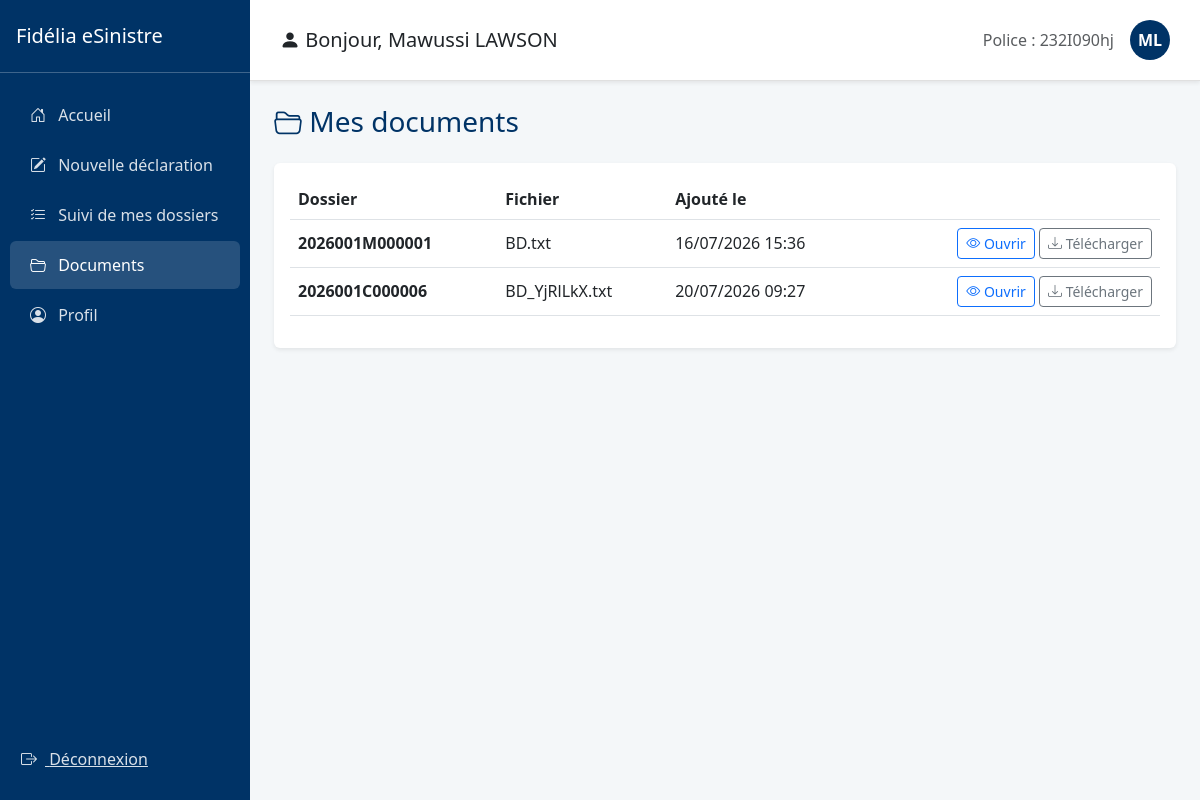
Before: /sinistres/documents/ (signed in) with the older database file.
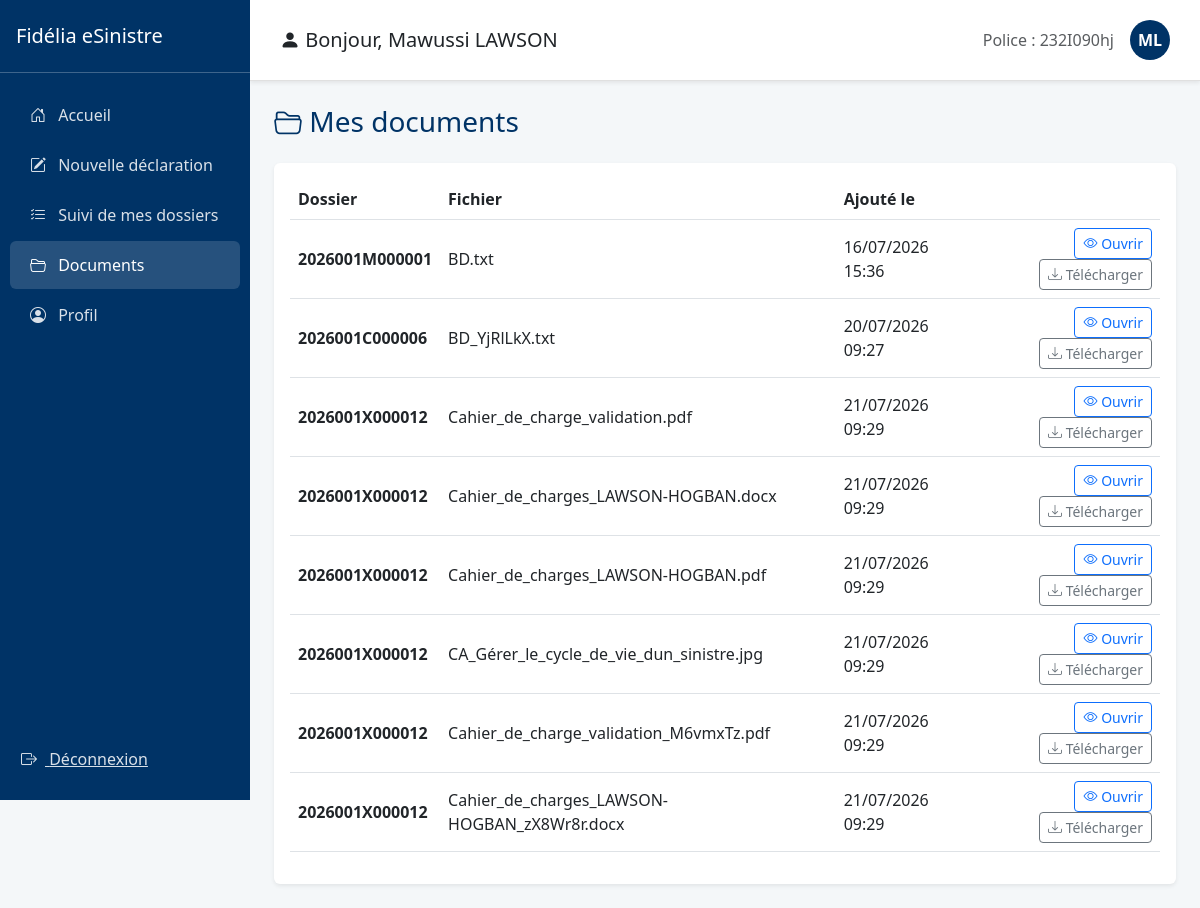
After: the same page with the newer database file.
### gestion_sinistres/models.py (models this page shows, shortened)
class Assure(models.Model):
    user = models.OneToOneField(User, on_delete=models.CASCADE, related_name='assure')
    numero_police = models.CharField(max_length=50, unique=True)
    agence = models.ForeignKey(Agence, on_delete=models.SET_NULL, null=True, blank=True)
    compte_active = models.BooleanField(default=False)
    politique_confidentialite_acceptee = models.BooleanField(default=False)

class PieceJointe(models.Model):
    sinistre = models.ForeignKey(Sinistre, on_delete=models.CASCADE, related_name='pieces')
    fichier = models.FileField(upload_to='sinistres/documents/')
    date_ajout = models.DateTimeField(auto_now_add=True)

class Sinistre(models.Model):
    NATURE_CHOICES = [('C', 'Corporel'), ('M', 'Matériel'), ('X', 'Mixte')]
    STATUS_CHOICES = [
        ('SOUMIS', 'Soumis'),
        ('ATTENTE_COMPLEMENTS', 'En attente de compléments'),
        ('ATTENTE_VALIDATION', 'En attente de validation'),
        ('A_CORRIGER', 'A corriger'),
        ('EN_COURS', 'En cours'),
        ('CLOTURE', 'Clôturé'),
        ('SANS_SUITE', 'Sans suite'),
        ('REOUVERT', 'Réouvert'),
    ]
    n_police = models.CharField(max_length=50)
    nom_conducteur = models.CharField(max_length=100)
    immatriculation = models.CharField(max_length=20)
    numero_sinistre = models.CharField(max_length=20, unique=True)
    statut = models.CharField(max_length=30, choices=STATUS_CHOICES, default='SOUMIS')
    agent_traitant = models.CharField(max_length=100, blank=True, null=True)
    montant_estime = models.DecimalField(max_digits=12, decimal_places=2, default=0)
    prix_retenu = models.DecimalField(max_digits=12, decimal_places=2, null=True, blank=True)
    beneficiaire_nom = models.CharField(max_length=100, blank=True, null=True)
    beneficiaire_prenoms = models.CharField(max_length=100, blank=True, null=True)
    beneficiaire_telephone = models.CharField(max_length=20, blank=True, null=True)
    numero_cheque = models.CharField(max_length=50, blank=True, null=True)
    banque_cheque = models.CharField(max_length=100, blank=True, null=True)
    montant_cheque = models.DecimalField(max_digits=12, decimal_places=2, null=True, blank=True)
    date_emission_cheque = models.DateField(null=True, blank=True)
    attestation_generee = models.BooleanField(default=False)
    date_attestation = models.DateTimeField(null=True, blank=True)
    motif_sans_suite = models.TextField(blank=True, null=True)
    indemnisation_validee = models.BooleanField(default=False)
    date_survenance = models.DateTimeField()
    date_declaration = models.DateTimeField(auto_now_add=True)
    heure_approximative = models.TimeField()
    circonstances = models.TextField()
    vehicule = models.ForeignKey(Vehicule, on_delete=models.CASCADE)
    region = models.ForeignKey(Region, on_delete=models.SET_NULL, null=True)
    ville = models.ForeignKey(Ville, on_delete=models.SET_NULL, null=True)
    prefecture = models.ForeignKey(Prefecture, on_delete=models.SET_NULL, null=True)
    quartier = models.CharField(max_length=150)
    nature = models.CharField(max_length=1, choices=NATURE_CHOICES)
    precision = models.TextField(help_text="Circonstances exactes")
    numero_point_vente = models.CharField(max_length=10, default="001")
    assure = models.ForeignKey(User, on_delete=models.CASCADE, related_name='sinistres')
    quittance = models.ForeignKey(Quittance, on_delete=models.SET_NULL, null=True, blank=True)
    lettre_derogation = models.FileField(upload_to='sinistres/derogations/', blank=True, null=True)

### gestion_sinistres/views.py (the view)
# urls.py: path('documents/', views.documents_assure, name='documents_assure'),
@login_required
def documents_assure(request):
    pieces = PieceJointe.objects.filter(sinistre__assure=request.user)
    return render(request, 'documents_assure.html', {'pieces': pieces})

### gestion_sinistres/templates/documents_assure.html (shortened to what this page needs)
{% extends 'base_assure.html' %}
{% block content %}
<h3 class="mb-4" style="color: #003366;"><i class="bi bi-folder2-open"></i> Mes documents</h3>
<div class="card shadow-sm border-0">
    <div class="card-body">
        {% if pieces %}
        <table class="table table-hover align-middle">
            <thead>
                <tr>
                    <th>Dossier</th>
                    <th>Fichier</th>
                    <th>Ajouté le</th>
                    <th></th>
                </tr>
            </thead>
            <tbody>
                {% for piece in pieces %}
                <tr>
                    <td><strong>{{ piece.sinistre.numero_sinistre }}</strong></td>
                    <td>{{ piece.fichier.name|cut:"sinistres/documents/" }}</td>
                    <td>{{ piece.date_ajout|date:"d/m/Y H:i" }}</td>
                    <td class="text-end">
                        <a href="{{ piece.fichier.url }}" target="_blank" class="btn btn-sm btn-outline-primary">
                            <i class="bi bi-eye"></i> Ouvrir
                        </a>
                        <a href="{{ piece.fichier.url }}" download class="btn btn-sm btn-outline-secondary">
                            <i class="bi bi-download"></i> Télécharger
                        </a>
                    </td>
                </tr>
                {% endfor %}
            </tbody>
        </table>
        {% else %}
        <p class="text-muted">Aucun document disponible.</p>
        {% endif %}
    </div>
</div>
{% endblock %}

### gestion_sinistres/templates/base_assure.html (shortened to what this page needs)
<!DOCTYPE html>
<html lang="fr">
<head>
    <link href="https://cdn.jsdelivr.net/npm/bootstrap@5.3.0/dist/css/bootstrap.min.css" rel="stylesheet">
    <link rel="stylesheet" href="https://cdn.jsdelivr.net/npm/bootstrap-icons@1.11.0/font/bootstrap-icons.css">
</head>
<body>
    <nav class="sidebar">
        <div class="d-flex align-items-center justify-content-between py-4 px-3 border-bottom border-light border-opacity-25">
            <h5 class="mb-0">Fidélia eSinistre</h5>
        </div>
        <div class="py-3">
            <a href="{% url 'accueil_assure' %}" class="{% if request.resolver_match.url_name == 'accueil_assure' %}active{% endif %}"><i class="bi bi-house-door me-2"></i> Accueil</a>
            <a href="{% url 'declarer_sinistre' %}" class="{% if request.resolver_match.url_name == 'declarer_sinistre' %}active{% endif %}"><i class="bi bi-pencil-square me-2"></i> Nouvelle déclaration</a>
            <a href="{% url 'suivi_sinistres' %}" class="{% if request.resolver_match.url_name == 'suivi_sinistres' %}active{% endif %}"><i class="bi bi-list-check me-2"></i> Suivi de mes dossiers</a>
            <a href="{% url 'documents_assure' %}" class="{% if request.resolver_match.url_name == 'documents_assure' %}active{% endif %}"><i class="bi bi-folder2-open me-2"></i> Documents</a>
            <a href="{% url 'profil_assure' %}" class="{% if request.resolver_match.url_name == 'profil_assure' %}active{% endif %}"><i class="bi bi-person-circle me-2"></i> Profil</a>
        </div>
        <div class="py-3 mt-auto">
            <form method="post" action="{% url 'logout' %}">
                <button type="submit" class="btn btn-link" style="color: rgba(255,255,255,0.85); padding: 12px 20px;">
                    <i class="bi bi-box-arrow-right me-2"></i> Déconnexion
                </button>
            </form>
        </div>
    </nav>
    <main class="main-content">
        <div class="header-user d-flex align-items-center justify-content-between shadow-sm">
            <div class="d-flex align-items-center">
                <h5 class="mb-0"><i class="bi bi-person-fill"></i> Bonjour, {{ request.user.get_full_name|default:request.user.username }}</h5>
            </div>
            <div class="d-flex align-items-center">
                <span class="text-muted me-3">Police : {{ request.user.assure.numero_police|default:"N/A" }}</span>
                <a href="{% url 'profil_assure' %}" class="user-badge text-decoration-none">{{ request.user.first_name|first|default:"U" }}{{ request.user.last_name|first|default:"I" }}</a>
            </div>
        </div>
        <div class="p-4">
            {% block content %}{% endblock %}
        </div>
    </main>
</body>
</html>

### gestion_sinistres/templates/base_assure.html (style rules this page uses)
:root { --fidelia-blue: #003366; }
body { background-color: #f4f7f9; font-family: 'Segoe UI', sans-serif; }
.sidebar { width: 250px; height: 100vh; background: var(--fidelia-blue); color: white; position: fixed; left: 0; top: 0; display: flex; flex-direction: column; }
.sidebar a { color: rgba(255, 255, 255, 0.85); display: block; padding: 12px 20px; text-decoration: none; border-radius: 6px; margin: 2px 10px; }
.sidebar a:hover, .sidebar a.active { background: rgba(255, 255, 255, 0.15); color: white; }
.main-content { margin-left: 250px; }
.header-user { background: white; padding: 20px 30px; border-bottom: 1px solid #e0e0e0; }
.user-badge { width: 40px; height: 40px; border-radius: 50%; background: var(--fidelia-blue); color: white; display: flex; align-items: center; justify-content: center; font-weight: bold; }

Changed rows visible on the page:
added PieceJointe: sinistre.numero_sinistre "2026001X000012", fichier.name "Cahier_de_charge_validation.pdf", date_ajout "21/07/2026 09:29"
added PieceJointe: sinistre.numero_sinistre "2026001X000012", fichier.name "Cahier_de_charges_LAWSON-HOGBAN.docx", date_ajout "21/07/2026 09:29"
added PieceJointe: sinistre.numero_sinistre "2026001X000012", fichier.name "Cahier_de_charges_LAWSON-HOGBAN.pdf", date_ajout "21/07/2026 09:29"
added PieceJointe: sinistre.numero_sinistre "2026001X000012", fichier.name "CA_Gérer_le_cycle_de_vie_dun_sinistre.jpg", date_ajout "21/07/2026 09:29"
added PieceJointe: sinistre.numero_sinistre "2026001X000012", fichier.name "Cahier_de_charge_validation_M6vmxTz.pdf", date_ajout "21/07/2026 09:29"
added PieceJointe: sinistre.numero_sinistre "2026001X000012", fichier.name "Cahier_de_charges_LAWSON-HOGBAN_zX8Wr8r.docx", date_ajout "21/07/2026 09:29"
